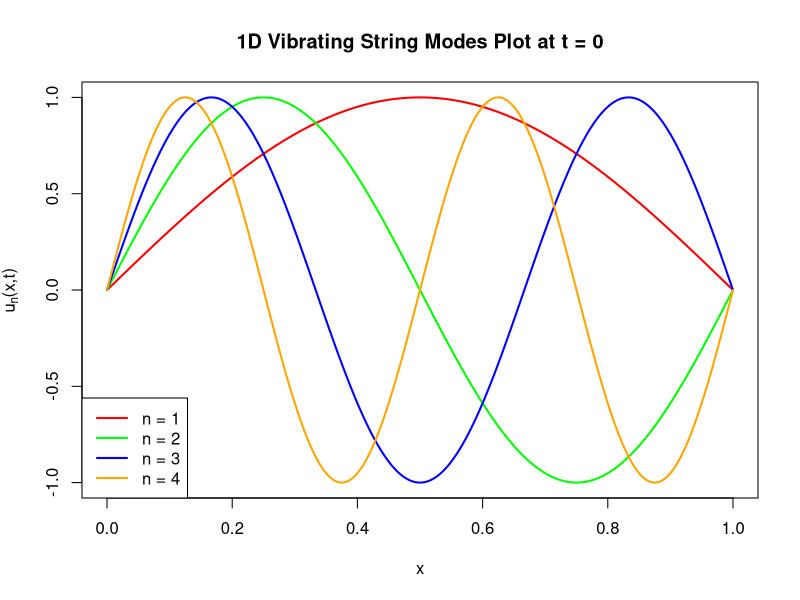

Source code (R):
# Assuming
L <- 1
An <- 1

# X and Y axes values
x <- seq(0, L, length.out = 1000) #length.out divides gives 10 intervals between 0 and L

# Modes
n_values <- 1:4
colors <- c("red", "green", "blue", "orange")

# Blank plot
plot(NULL, xlim = c(0, L), ylim = c(-1,1), xlab = "x", ylab = expression("u"[n]*"(x,t)"), main = "1D Vibrating String Modes Plot at t = 0")

# Final plot
for (i in seq_along(n_values)){
  n <- n_values[i]
  color <- colors[i]
  un <- An * sin(n * pi * x / L)
  lines(x, un, col = color, lwd = 2)
}

# Label
legend("bottomleft", legend = paste("n =", n_values), col = colors, lwd = 2, lty = 1)
